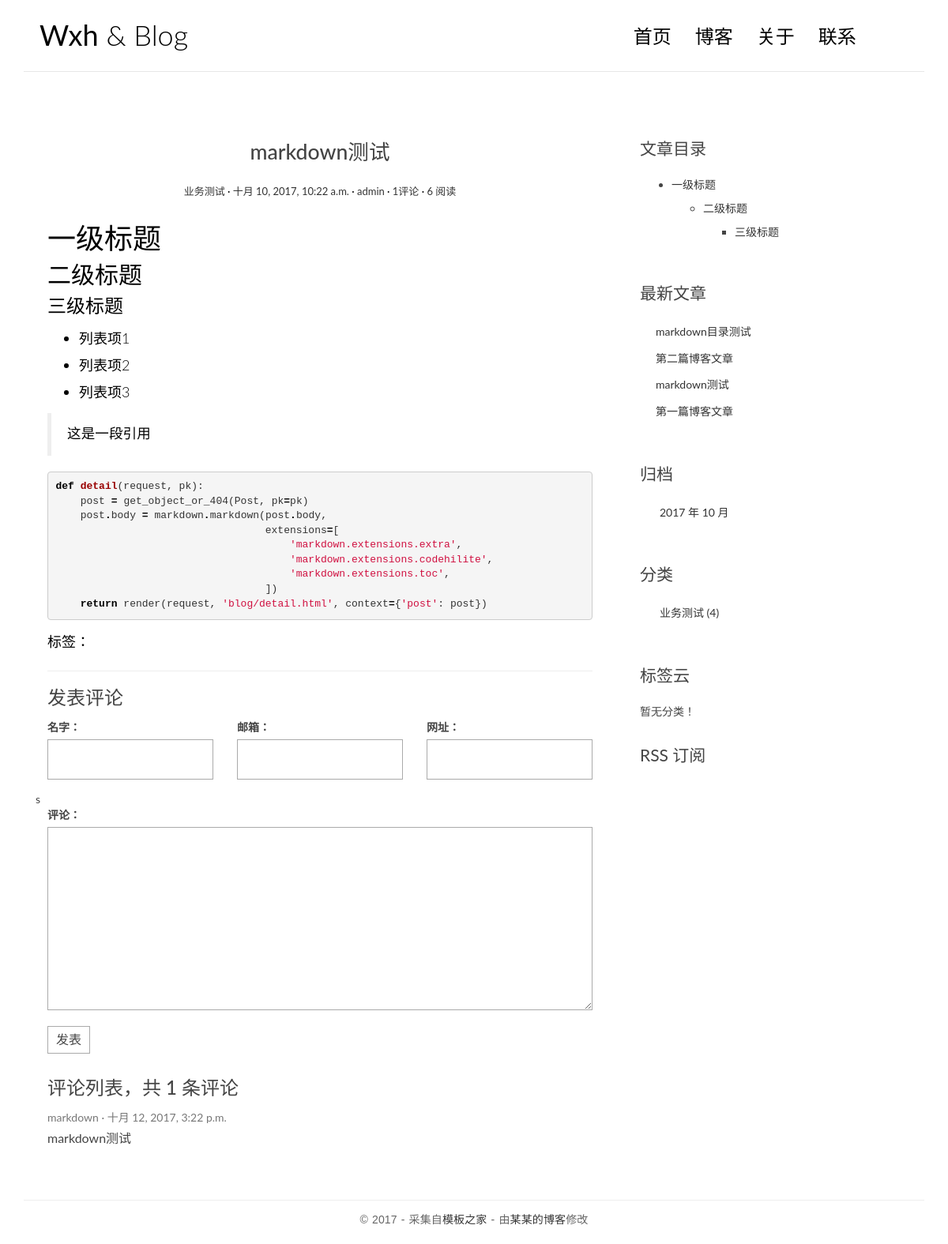
Screenshot of /post/3/ with the database file from the repository.
### blog/models.py (models this page shows, shortened)
@python_2_unicode_compatible
class Post(models.Model):
    title = models.CharField(max_length=70)
    body = models.TextField()
    created_time = models.DateTimeField()
    modified_time = models.DateTimeField()
    excerpt = models.CharField(max_length=200,blank=True)
    category = models.ForeignKey(Category)
    tags = models.ManyToManyField(Tag,blank=True)
    author = models.ForeignKey(User)
    views = models.PositiveIntegerField(default=0)
    def get_absolute_url(self):
        return reverse('blog:detail', kwargs={'pk': self.pk})
    def increase_views(self):
        self.views += 1
        self.save(update_fields=['views'])
    def save(self, *args, **kwargs):
        if not self.excerpt:
            md = markdown.Markdown(extensions=[
                'markdown.extensions.extra',
                'markdown.extensions.codehilite',
            ])
            self.excerpt = strip_tags(md.convert(self.body))[:54]
        super(Post, self).save(*args, **kwargs)
    class Meta:
        ordering = ['-created_time']

@python_2_unicode_compatible
class Category(models.Model):
    name = models.CharField(max_length=100)

### comments/models.py (models this page shows, shortened)
@python_2_unicode_compatible
class Comment(models.Model):
    name = models.CharField(max_length=100)
    email = models.EmailField(max_length=255)
    url = models.URLField(blank=True)
    text = models.TextField()
    created_time = models.DateTimeField(auto_now_add=True)
    post = models.ForeignKey('blog.Post')

### blog/views.py (the view)
# urls.py: url(r'^post/(?P<pk>[0-9]+)/$', views.PostDetailView.as_view(), name='detail'),
class PostDetailView(DetailView):
    model = Post
    template_name = 'blog/detail.html'
    context_object_name = 'post'
    def get(self, request, *args, **kwargs):
        response = super(PostDetailView, self).get(request,*args,**kwargs)
        self.object.increase_views()
        return response
    def get_object(self,queryset=None):
        post = super(PostDetailView,self).get_object(queryset=None)
        md = markdown.Markdown(extensions=[
            'markdown.extensions.extra',
            'markdown.extensions.codehilite',
            TocExtension(slugify=slugify),
        ])
        post.body = md.convert(post.body)
        post.toc = md.toc
        return post
    def get_context_data(self, **kwargs):
        context = super(PostDetailView, self).get_context_data(**kwargs)
        form = CommentForm()
        comment_list = self.object.comment_set.all()
        context.update({
            'form': form,
            'comment_list': comment_list
        })
        return context

### comments/forms.py
class CommentForm(forms.ModelForm):
    class Meta:
        model = Comment
        fields = ['name','email','url','text']

### blog/templatetags/blog_tags.py (called while the page is built)
@register.simple_tag
def get_recent_posts(num=5):
    return Post.objects.all().order_by('-created_time')[:num]

@register.simple_tag
def archives():
    return Post.objects.dates('created_time', 'month', order='DESC')

@register.simple_tag
def get_categories():
    return Category.objects.annotate(num_posts=Count('post')).filter(num_posts__gt=0)

@register.simple_tag
def get_tagcloud():
    return Tag.objects.annotate(num_posts=Count('post')).filter(num_posts__gt=0)

### templates/blog/detail.html (shortened to what this page needs)
<!DOCTYPE html>
{% extends 'base.html' %}
{% load staticfiles %}
            {% block main %}
                <article class="post post-{{ post.pk }}">
                    <header class="entry-header">
                        <h1 class="entry-title">{{ post.title }}</h1>
                        <div class="entry-meta">
                            <span class="post-category"><a href="{% url 'blog:category' post.category.pk %}">{{ post.category.name }}</a></span>
                            <span class="post-date"><a href="#"><time class="entry-date"
                                                                      datetime="{{ post.created_time }}">{{ post.created_time }}</time></a></span>
                            <span class="post-author"><a href="#">{{ post.author }}</a></span>
                            <span class="comments-link"><a href="{{ post.get_absolute_url }}#comment-area">{{ post.comment_set.count }}评论</a></span>
                            <span class="views-count"><a href="{{ post.get_absolute_url }}">{{ post.views }} 阅读</a></span>
                        </div>
                    </header>
                    <div class="entry-content clearfix">
                        {{ post.body|safe }}
                        <div class="widget-tag-cloud">
                            <ul>
                                标签：
                            </ul>
                        </div>
                    </div>
                </article>
                <section class="comment-area" id="comment-area">
                    <hr>
                    <h3>发表评论</h3>
                    <form action="{% url 'comments:post_comment' post.pk %}" method="post" class="comment-form">
                        <div class="row">
                            <div class="col-md-4">
                                <label for="{{ form.name.id_for_label }}">名字：</label>
                                {{ form.name }}
                            </div>
                            <div class="col-md-4">
                                <label for="{{ form.email.id_for_label }}">邮箱：</label>
                                {{ form.email }}
                            </div>
                            <div class="col-md-4">
                                <label for="{{ form.url.id_for_label }}">网址：</label>
                                {{ form.url }}
                            </div>s
                            <div class="col-md-12">
                                <label for="{{ form.text.id_for_label }}">评论：</label>
                                {{ form.text }}
                                <button type="submit" class="comment-btn">发表</button>
                            </div>
                        </div>
                    </form>
                    <div class="comment-list-panel">
                        <h3>评论列表，共 <span>{{ post.comment_set.count }}</span> 条评论</h3>
                        <ul class="comment-list list-unstyled">
                              {% for comment in comment_list %}
                              <li class="comment-item">
                                <span class="nickname">{{ comment.name }}</span>
                                <time class="submit-date">{{ comment.created_time }}</time>
                                <div class="text">
                                  {{ comment.text }}
                                </div>
                              </li>
                              {% empty %}
                              暂无评论
                              {% endfor %}
                        </ul>
                    </div>
                </section>
            {% endblock main %}
            {% block toc %}
                <div class="widget widget-content">
                    <h3 class="widget-title">文章目录</h3>
                    {{ post.toc|safe }}
                </div>
            {% endblock toc %}

### templates/base.html (shortened to what this page needs)
<!DOCTYPE html>
{% load staticfiles %}
{% load blog_tags %}
<html>
<head>
    <link rel="stylesheet" href="http://code.ionicframework.com/ionicons/2.0.1/css/ionicons.min.css">
    <link rel="stylesheet" href="{% static 'blog/css/bootstrap.min.css' %}">
    <link rel="stylesheet" href="{% static 'blog/css/pace.css' %}">
    <link rel="stylesheet" href="{% static 'blog/css/custom.css' %}">
    <link rel="stylesheet" href="{% static 'blog/css/highlights/github.css' %}">
</head>
<body>
<div class="container">
    <header id="site-header">
        <div class="row">
            <div class="col-md-4 col-sm-5 col-xs-8">
                <div class="logo">
                    <h1><a href="{% url 'blog:index' %}"><b>Wxh</b> &amp; Blog</a></h1>
                </div>
            </div>
            <div class="col-md-8 col-sm-7 col-xs-4">
                <nav class="main-nav" role="navigation">
                    <div class="collapse navbar-collapse" id="bs-example-navbar-collapse-1">
                        <ul class="nav navbar-nav navbar-right">
                            <li class="cl-effect-11"><a href="{% url 'blog:index' %}" data-hover="首页">首页</a></li>
                            <li class="cl-effect-11"><a href="full-width.html" data-hover="博客">博客</a></li>
                            <li class="cl-effect-11"><a href="about.html" data-hover="关于">关于</a></li>
                            <li class="cl-effect-11"><a href="contact.html" data-hover="联系">联系</a></li>
                        </ul>
                    </div>
                </nav>
            </div>
        </div>
    </header>
</div>
<div class="content-body">
    <div class="container">
        <div class="row">
            <main class="col-md-8">
                {% block main %}
                {% endblock main %}
            </main>
            <aside class="col-md-4">
                {% block toc %}
                {% endblock toc %}
                <div class="widget widget-recent-posts">
                  <h3 class="widget-title">最新文章</h3>
                  {% get_recent_posts as recent_post_list %}
                  <ul>
                    {% for post in recent_post_list %}
                    <li>
                      <a href="{{ post.get_absolute_url }}">{{ post.title }}</a>
                    </li>
                    {% empty %}
                    暂无文章！
                    {% endfor %}
                  </ul>
                </div>
                <div class="widget widget-archives">
                  <h3 class="widget-title">归档</h3>
                  {% archives as date_list %}
                  <ul>
                    {% for date in date_list %}
                    <li>
                      <a href="{% url 'blog:archives' date.year date.month %}">{{ date.year }} 年 {{ date.month }} 月</a>
                    </li>
                    {% empty %}
                    暂无归档！
                    {% endfor %}
                  </ul>
                </div>
                <div class="widget widget-category">
                  <h3 class="widget-title">分类</h3>
                  {% get_categories as category_list %}
                  <ul>
                    {% for category in category_list %}
                    <li>
                      <a href="{% url 'blog:category' category.pk %}">{{ category.name }} <span class="post-count">({{ category.num_posts }})</span></a>
                    </li>
                    {% empty %}
                    暂无分类！
                    {% endfor %}
                  </ul>
                </div>
                <div class="widget widget-tag-cloud">
                  <h3 class="widget-title">标签云</h3>
                  {% get_tagcloud as tagcloud_list %}
                  <ul>
                    {% for tag in tagcloud_list %}
                    <li>
                      <a href="{% url 'blog:tag' tag.pk %}">{{ tag.name }} <span class="post-count">({{ tag.num_posts }})</span></a>
                    </li>
                    {% empty %}
                    暂无分类！
                    {% endfor %}
                  </ul>
                </div>
                <div class="rss">
                    <a href="{% url 'rss' %}"> RSS 订阅</a>
                </div>
            </aside>
        </div>
    </div>
</div>
<footer id="site-footer">
    <div class="container">
        <div class="row">
            <div class="col-md-12">
                <p class="copyright">&copy 2017 - 采集自<a href="http://www.cssmoban.com/"
                                                        target="_blank" title="模板之家">模板之家</a>
                    - 由<a href="#" title="网页模板" target="_blank">某某的博客</a>修改
                </p>
            </div>
        </div>
    </div>
</footer>
</body>
</html>

### blog/static/blog/css/custom.css (style rules this page uses)
* { outline: none; }
h1, h2, h3, h4, h5, h6 { margin-top: 0; }
b { font-weight: 400; }
a { color: #333; }
body { color: #444; font-family: 'Lato', sans-serif; }
p { font-family: 'Ubuntu', sans-serif; font-weight: 400; word-spacing: 1px; letter-spacing: 0.01em; }
#site-header { background-color: #FFF; padding: 25px 20px; margin-bottom: 40px; border-bottom: 1px solid #e7e7e7; }
.logo h1 a { color: #000; }
.logo h1 { margin: 0; font-family: 'Lato', sans-serif; font-weight: 300; }
.main-nav { margin-top: 11px; max-width: 95%; }
.main-nav a { color: #000000 !important; padding: 0 0 5px 0 !important; margin-right: 30px; font-family: 'Lato', sans-serif; font-weight: 300; font-size: 24px; }
.cl-effect-11 a { padding: 10px 0; color: #0972b4; text-shadow: none; }
.cl-effect-11 a::before { position: absolute; top: 0; left: 0; overflow: hidden; padding: 0 0 5px 0 !important; max-width: 0; border-bottom: 1px solid #000; color: #000; content: attr(data-hover); white-space: nowrap; -webkit-transition: max-width 0.5s; -moz-transition: max-width 0.5s; transition: max-width 0.5s; }
.content-body { padding-bottom: 4em; }
.post { background: #fff; padding: 30px 30px 0; }
.entry-title { text-align: center; font-size: 1.9em; margin-bottom: 20px; line-height: 1.6; padding: 10px 20px 0; }
.entry-meta { text-align: center; color: #DDDDDD; font-size: 13px; margin-bottom: 30px; }
.entry-content { font-size: 18px; line-height: 1.9; font-weight: 300; color: #000; }
.post-category::after, .post-date::after, .post-author::after, .comments-link::after { content: ' ·'; color: #000; }
.widget { background: #fff; padding: 30px 0 0; }
.widget-title { font-size: 1.5em; margin-bottom: 20px; line-height: 1.6; padding: 10px 0 0; font-weight: 400; }
.widget-recent-posts ul { padding: 0; margin: 0; padding-left: 20px; }
.widget-recent-posts ul li { list-style-type: none; position: relative; line-height: 170%; margin-bottom: 10px; }
.widget-recent-posts ul li::before { content: '\f3d3'; font-family: "Ionicons"; position: absolute; left: -17px; top: 3px; font-size: 16px; color: #000; }
.widget-archives ul { padding: 0; margin: 0; padding-left: 25px; }
.widget-archives ul li { list-style-type: none; position: relative; line-height: 170%; margin-bottom: 10px; }
.widget-archives ul li::before { content: '\f3f3'; font-family: "Ionicons"; position: absolute; left: -25px; top: 1px; font-size: 16px; color: #000; }
.widget-category ul { padding: 0; margin: 0; padding-left: 25px; }
.widget-category ul li { list-style-type: none; position: relative; line-height: 170%; margin-bottom: 10px; }
.widget-category ul li::before { content: '\f3fe'; font-family: "Ionicons"; position: absolute; left: -25px; top: 1px; font-size: 18px; color: #000; }
.widget-tag-cloud ul { padding: 0; margin: 0; margin-right: -10px; }
.widget-content ul ul { margin-top: 10px; }
.widget-content ul li { margin-bottom: 10px; }
.rss { font-size: 21px; margin-top: 30px; }
.rss a { color: #444; }
#site-footer { padding-top: 10px; padding: 0 0 1.5em 0; }
.copyright { text-align: center; padding-top: 1em; margin: 0; border-top: 1px solid #eee; color: #666; }
.contact-form input, .comment-form input { border: 1px solid #aaa; margin-bottom: 15px; width: 100%; padding: 15px 15px; font-size: 16px; line-height: 100%; transition: 0.4s border-color linear; }
.contact-form textarea, .comment-form textarea { border: 1px solid #aaa; margin-bottom: 15px; width: 100%; padding: 15px 15px; font-size: 16px; line-height: 20px !important; min-height: 183px; transition: 0.4s border-color linear; }
.comment-area { padding: 0 30px 0; }
.comment-form { margin-top: 15px; }
.comment-form .comment-btn { background-color: #fff; border: 1px solid #aaa; font-size: 16px; padding: 5px 10px; }
.comment-list-panel { margin-top: 30px; }
.comment-list { margin-top: 15px; }
.comment-item .nickname, .comment-item .submit-date { color: #777; font-size: 14px; }
.comment-item .nickname:after { content: ' ·'; }
.comment-item .text { padding-top: 5px; font-size: 16px; }

### blog/static/blog/css/highlights/github.css (style rules this page uses)
.codehilite .k { color: #000000; font-weight: bold }
.codehilite .o { color: #000000; font-weight: bold }
.codehilite .nf { color: #990000; font-weight: bold }
.codehilite .w { color: #bbbbbb }
.codehilite .s1 { color: #d01040 }

### rows the page displays
Post: title "markdown测试", category.name "业务测试", created_time "十月 10, 2017, 10:22 a.m.", author "admin", comment_set.count "1", views "6", body "一级标题 二级标题 三级标题 列表项1 列表项2 列表项3 这是一段引用 def detail ( request , pk ): post = get_object_or_404 ( Post , pk = pk ) post . body = markdown . markdown ( post . body , extensions = [ 'markdown.extensions.extra' , 'markdown.extensions.codehilite' , 'markdown.extensions.toc' , ]) return render ( request , 'blog/detail.html' , context = { 'post' : post })", toc "一级标题 二级标题 三级标题"
Comment: name "markdown", created_time "十月 12, 2017, 3:22 p.m.", text "markdown测试"
Post: title "markdown目录测试"
Post: title "第二篇博客文章"
Post: title "第一篇博客文章"
Category: name "业务测试", num_posts "4"

### other values shown
{{ date.year }} "2017"
{{ date.month }} "10"
